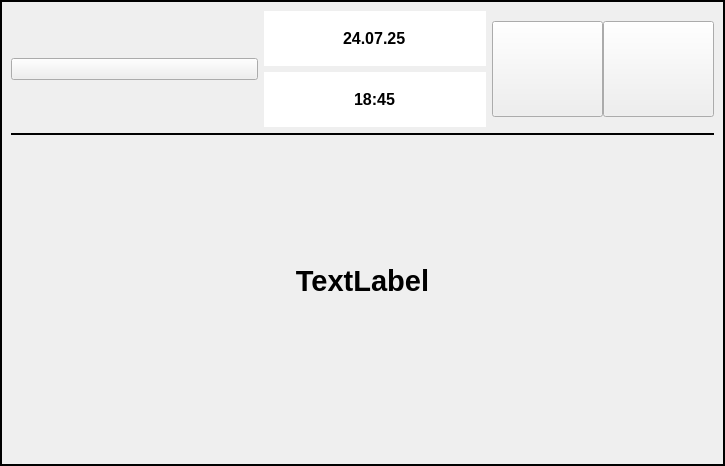
<?xml version="1.0" encoding="UTF-8"?>
<ui version="4.0">
 <class>Task</class>
 <widget class="QWidget" name="Task">
  <property name="geometry">
   <rect>
    <x>0</x>
    <y>0</y>
    <width>725</width>
    <height>466</height>
   </rect>
  </property>
  <property name="windowTitle">
   <string>Form</string>
  </property>
  <property name="autoFillBackground">
   <bool>false</bool>
  </property>
  <layout class="QGridLayout" name="gridLayout_2">
   <property name="leftMargin">
    <number>0</number>
   </property>
   <property name="topMargin">
    <number>0</number>
   </property>
   <property name="rightMargin">
    <number>0</number>
   </property>
   <property name="bottomMargin">
    <number>0</number>
   </property>
   <property name="spacing">
    <number>0</number>
   </property>
   <item row="0" column="0">
    <widget class="QFrame" name="frame">
     <property name="frameShape">
      <enum>QFrame::Shape::Box</enum>
     </property>
     <property name="frameShadow">
      <enum>QFrame::Shadow::Plain</enum>
     </property>
     <property name="lineWidth">
      <number>2</number>
     </property>
     <layout class="QGridLayout" name="gridLayout">
      <item row="2" column="0">
       <spacer name="verticalSpacer_2">
        <property name="orientation">
         <enum>Qt::Orientation::Vertical</enum>
        </property>
        <property name="sizeType">
         <enum>QSizePolicy::Policy::Preferred</enum>
        </property>
        <property name="sizeHint" stdset="0">
         <size>
          <width>20</width>
          <height>80</height>
         </size>
        </property>
       </spacer>
      </item>
      <item row="4" column="0">
       <spacer name="verticalSpacer">
        <property name="orientation">
         <enum>Qt::Orientation::Vertical</enum>
        </property>
        <property name="sizeType">
         <enum>QSizePolicy::Policy::Expanding</enum>
        </property>
        <property name="sizeHint" stdset="0">
         <size>
          <width>20</width>
          <height>100</height>
         </size>
        </property>
       </spacer>
      </item>
      <item row="3" column="0">
       <widget class="QLabel" name="taskDescription">
        <property name="sizePolicy">
         <sizepolicy hsizetype="Expanding" vsizetype="Expanding">
          <horstretch>0</horstretch>
          <verstretch>0</verstretch>
         </sizepolicy>
        </property>
        <property name="font">
         <font>
          <pointsize>22</pointsize>
          <bold>true</bold>
         </font>
        </property>
        <property name="text">
         <string>TextLabel</string>
        </property>
        <property name="alignment">
         <set>Qt::AlignmentFlag::AlignCenter</set>
        </property>
       </widget>
      </item>
      <item row="1" column="0">
       <widget class="Line" name="line">
        <property name="frameShadow">
         <enum>QFrame::Shadow::Plain</enum>
        </property>
        <property name="lineWidth">
         <number>2</number>
        </property>
        <property name="orientation">
         <enum>Qt::Orientation::Horizontal</enum>
        </property>
       </widget>
      </item>
      <item row="0" column="0">
       <layout class="QHBoxLayout" name="layoutBtnsAndDateTime" stretch="10,9,9">
        <item>
         <widget class="QPushButton" name="btnFavorite">
          <property name="text">
           <string/>
          </property>
         </widget>
        </item>
        <item>
         <layout class="QVBoxLayout" name="layoutDateTime">
          <item>
           <widget class="QLineEdit" name="lineDate">
            <property name="sizePolicy">
             <sizepolicy hsizetype="Expanding" vsizetype="Expanding">
              <horstretch>0</horstretch>
              <verstretch>0</verstretch>
             </sizepolicy>
            </property>
            <property name="font">
             <font>
              <pointsize>12</pointsize>
              <italic>false</italic>
              <bold>true</bold>
              <underline>false</underline>
              <kerning>true</kerning>
             </font>
            </property>
            <property name="inputMask">
             <string/>
            </property>
            <property name="text">
             <string>24.07.25</string>
            </property>
            <property name="frame">
             <bool>false</bool>
            </property>
            <property name="alignment">
             <set>Qt::AlignmentFlag::AlignCenter</set>
            </property>
            <property name="readOnly">
             <bool>true</bool>
            </property>
           </widget>
          </item>
          <item>
           <widget class="QLineEdit" name="lineTime">
            <property name="sizePolicy">
             <sizepolicy hsizetype="Expanding" vsizetype="Expanding">
              <horstretch>0</horstretch>
              <verstretch>0</verstretch>
             </sizepolicy>
            </property>
            <property name="font">
             <font>
              <pointsize>12</pointsize>
              <italic>false</italic>
              <bold>true</bold>
              <underline>false</underline>
              <kerning>true</kerning>
             </font>
            </property>
            <property name="inputMask">
             <string/>
            </property>
            <property name="text">
             <string>18:45</string>
            </property>
            <property name="frame">
             <bool>false</bool>
            </property>
            <property name="alignment">
             <set>Qt::AlignmentFlag::AlignCenter</set>
            </property>
            <property name="readOnly">
             <bool>true</bool>
            </property>
           </widget>
          </item>
         </layout>
        </item>
        <item>
         <layout class="QHBoxLayout" name="layoutBtns" stretch="0,0">
          <property name="spacing">
           <number>0</number>
          </property>
          <property name="topMargin">
           <number>10</number>
          </property>
          <property name="bottomMargin">
           <number>10</number>
          </property>
          <item>
           <widget class="QPushButton" name="btnEdit">
            <property name="sizePolicy">
             <sizepolicy hsizetype="Minimum" vsizetype="MinimumExpanding">
              <horstretch>0</horstretch>
              <verstretch>0</verstretch>
             </sizepolicy>
            </property>
            <property name="text">
             <string/>
            </property>
           </widget>
          </item>
          <item>
           <widget class="QPushButton" name="btnClose">
            <property name="sizePolicy">
             <sizepolicy hsizetype="Preferred" vsizetype="MinimumExpanding">
              <horstretch>0</horstretch>
              <verstretch>0</verstretch>
             </sizepolicy>
            </property>
            <property name="mouseTracking">
             <bool>false</bool>
            </property>
            <property name="tabletTracking">
             <bool>false</bool>
            </property>
            <property name="text">
             <string/>
            </property>
            <property name="checkable">
             <bool>false</bool>
            </property>
            <property name="autoRepeat">
             <bool>false</bool>
            </property>
            <property name="autoDefault">
             <bool>false</bool>
            </property>
            <property name="default">
             <bool>false</bool>
            </property>
           </widget>
          </item>
         </layout>
        </item>
       </layout>
      </item>
     </layout>
     <zorder>verticalSpacer</zorder>
     <zorder>line</zorder>
     <zorder>taskDescription</zorder>
     <zorder>verticalSpacer_2</zorder>
     <zorder></zorder>
    </widget>
   </item>
  </layout>
 </widget>
 <resources/>
 <connections/>
</ui>
